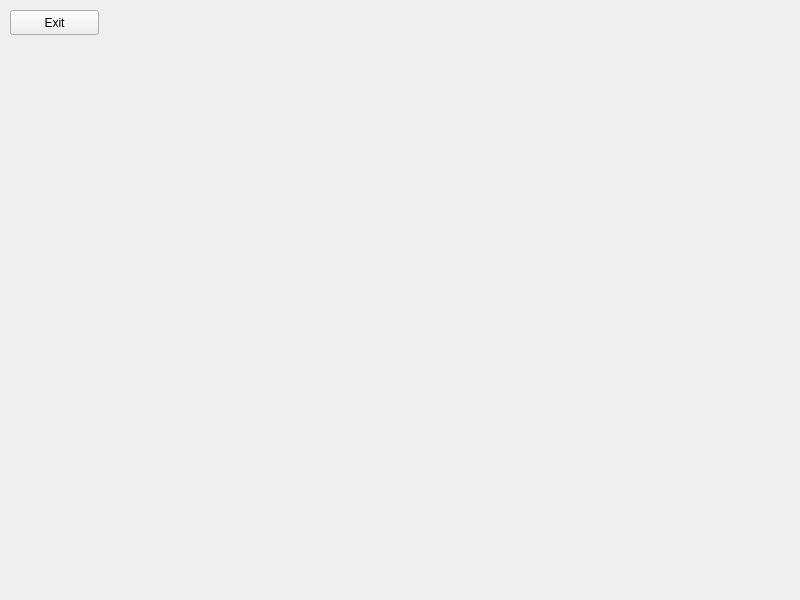
<?xml version="1.0" encoding="UTF-8"?>
<ui version="4.0">
 <class>Widget</class>
 <widget class="QWidget" name="Widget">
  <property name="geometry">
   <rect>
    <x>0</x>
    <y>0</y>
    <width>800</width>
    <height>600</height>
   </rect>
  </property>
  <property name="windowTitle">
   <string>Widget</string>
  </property>
  <widget class="QPushButton" name="pushButton">
   <property name="geometry">
    <rect>
     <x>10</x>
     <y>10</y>
     <width>89</width>
     <height>25</height>
    </rect>
   </property>
   <property name="text">
    <string>Exit</string>
   </property>
  </widget>
 </widget>
 <resources/>
 <connections/>
</ui>
